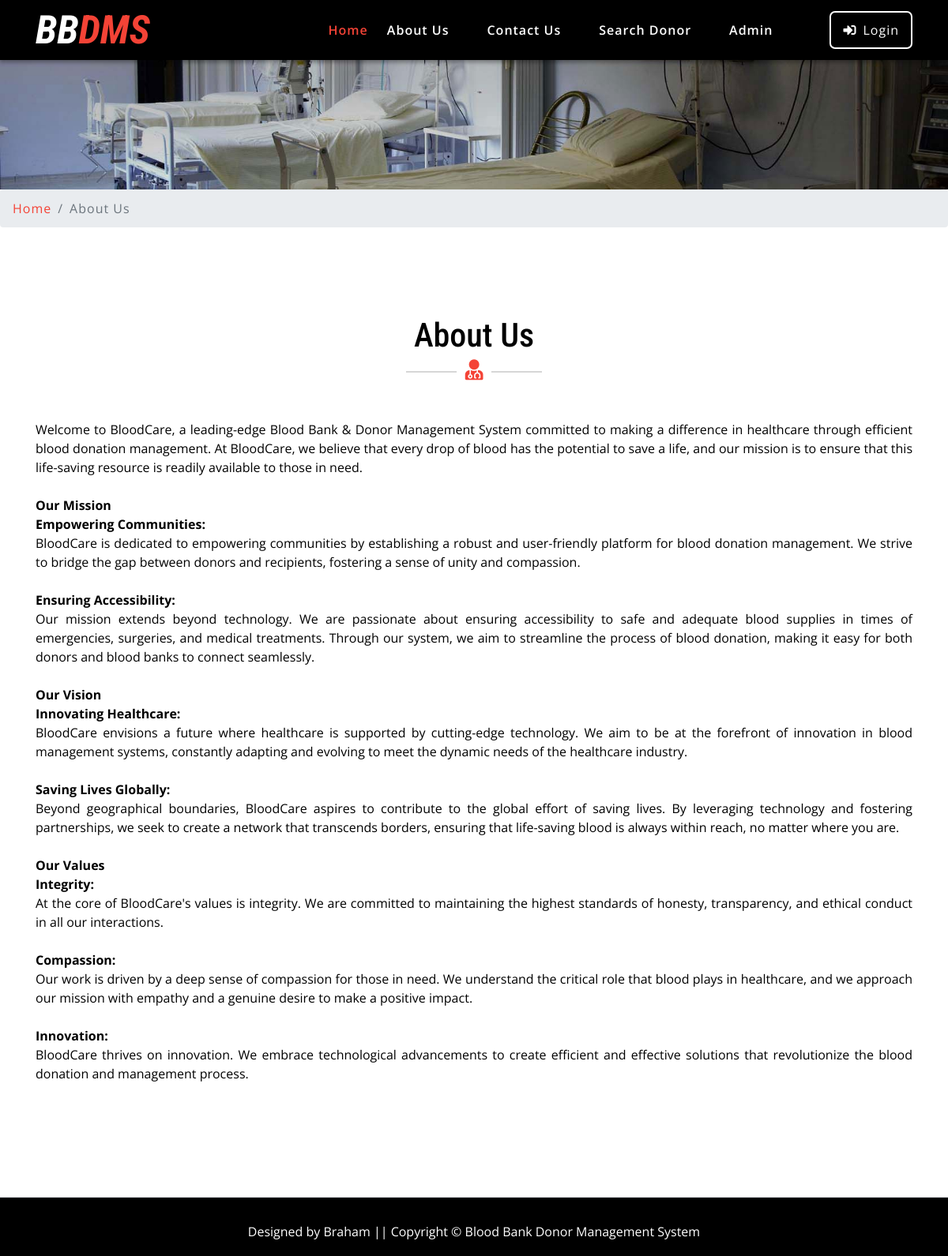
Page /about.php on the committed database.
### tables this page shows
CREATE TABLE `tblpages` (
  `id` int(11) NOT NULL,
  `PageName` varchar(255) DEFAULT NULL,
  `type` varchar(255) NOT NULL DEFAULT '',
  `detail` longtext NOT NULL
);

### about.php (the view, shortened to what this page needs)
<?php
include('includes/config.php');
?>
<!DOCTYPE html>
<html lang="zxx">
<head>
	<link rel="stylesheet" href="css/bootstrap.css">
	<link rel="stylesheet" href="css/style.css" type="text/css" media="all" />
	<link rel="stylesheet" href="css/fontawesome-all.css">
</head>
<body>
	<?php include('includes/header.php');?>
	<div class="inner-banner-w3ls">
	</div>
	<div class="breadcrumb-agile">
		<div aria-label="breadcrumb">
			<ol class="breadcrumb">
				<li class="breadcrumb-item">
					<a href="index.php">Home</a>
				</li>
				<li class="breadcrumb-item active" aria-current="page">About Us</li>
			</ol>
		</div>
	</div>
	<section class="about py-5">
		<div class="container py-xl-5 py-lg-3">
			<?php
$pagetype="aboutus";
$sql = "SELECT type,detail,PageName from tblpages where type=:pagetype";
$query = $dbh -> prepare($sql);
$query->bindParam(':pagetype',$pagetype,PDO::PARAM_STR);
$query->execute();
$results=$query->fetchAll(PDO::FETCH_OBJ);
if($query->rowCount() > 0)
{
foreach($results as $result)
{ ?>
			<div class="w3ls-titles text-center mb-md-5 mb-4">
				<h3 class="title"><?php   echo htmlentities($result->PageName); ?></h3>
				<span>
					<i class="fas fa-user-md"></i>
				</span>
			</div>
			<p class="aboutpara text-center mx-auto"><?php  echo $result->detail; ?></p>
<?php } } ?>
		</div>
	</section>
	<?php include('includes/footer.php');?>
</body>
</html>

### css/style.css (style rules this page uses)
body { padding: 0; margin: 0; background: #FFF; font-family: 'Open Sans', sans-serif; }
body a { transition: 0.5s all; -webkit-transition: 0.5s all; -moz-transition: 0.5s all; -o-transition: 0.5s all; -ms-transition: 0.5s all; text-decoration: none; }
h1, h2, h3, h4, h5, h6 { margin: 0; padding: 0; font-family: 'Roboto Condensed', sans-serif; }
p { margin: 0; padding: 0; font-family: 'Open Sans', sans-serif; font-size: 15px; line-height: 1.9; color: #000; }
ul, ol { margin: 0; padding: 0; }
h3.title { color: #000; font-size: 42px; }
.w3ls-titles span { position: relative; }
.w3ls-titles span:before { content: " "; background: #d6d6d6; width: 64px; height: 2px; position: absolute; top: 9px; left: -75px; }
.w3ls-titles span:after { content: " "; background: #d6d6d6; width: 64px; height: 2px; position: absolute; top: 9px; right: -75px; }
.w3ls-titles i { color: #f44336; font-size: 26px; margin-top: 5px; }
.inner-banner-w3ls { background: url(../images/banner3.jpg) no-repeat center; background-size: cover; -webkit-background-size: cover; -moz-background-size: cover; -o-background-size: cover; -moz-background-size: cover; height: 20vw; }
.breadcrumb li a { color: #f44336; }
.breadcrumb li { letter-spacing: 1px; color: #000; }
.about p.aboutpara { font-size: 16px; max-width: 900px; }

### rows in the picture
tblpages: PageName "About Us", detail "Welcome to BloodCare, a leading-edge Blood Bank & Donor Management System committed to making a difference in healthcare through efficient blood donation management. At BloodCare, we believe that every drop of blood has the potential to save a life, and our mission is to ensure that this life-saving resource is readily available to those in need. Our Mission Empowering Communities: BloodCare is dedicated to empowering communities by establishing a robust and user-friendly platform for blood donation management. We strive to bridge the gap between donors and recipients, fostering a sense of unity and compassion. Ensuring Accessibility: Our mission extends beyond technology. We are passionate…"
